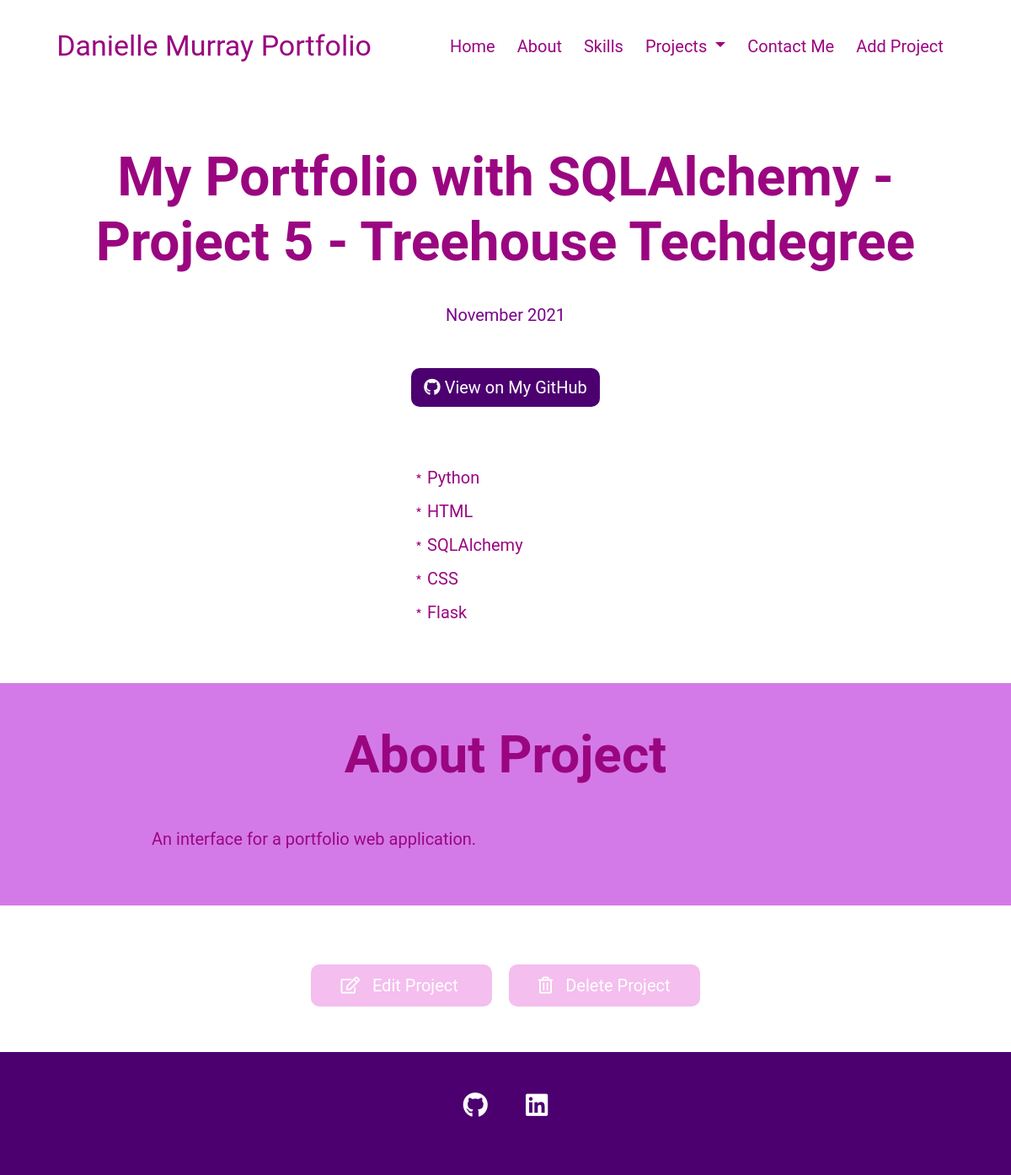
The page /projects/5 on the database its author committed.
### models.py (models this page shows, shortened)
class Project(db.Model):
    id = db.Column("Id", db.Integer, primary_key=True)
    title = db.Column("Title", db.String())
    date = db.Column("Date", db.Date)
    description = db.Column("Description", db.Text)
    skills = db.Column("Skills", db.Text)
    url = db.Column('GitHub Repo Link', db.Text)

### App.py (the view)
@app.route("/projects/<id>")
def projects_detail(id):
    projects = Project.query.all()
    project = Project.query.get_or_404(id)
    return render_template("detail.html", project=project, projects=projects)

### templates/detail.html (shortened to what this page needs)
{% extends "layout.html" %}
{% block content %}
        <section class="header">
            <h1>{{ project.title }}</h1>
            <p>{{ project.date.strftime('%B %Y') }}</p>
            <a href="{{ project.url }}" class="github-btn">
                <i class="fab fa-github"></i>
                View on  My GitHub
            </a>
            <ul class="project-skills">
                <div>
                    {% for skill in project.skills.split(',') %}
                    <li>{{ skill }}</li>
                    {% endfor %}
                </div>
            </ul>
        </section>
        <section id="project-desc">
            <h2>About Project</h2>
            <p>
                {{ project.description }}
            </p>
        </section>
        <section id="edit-delete">
            <a href="{{ url_for('edit_project', id=project.id) }}">
                <i class="fas fa-edit"></i>
                Edit Project
            </a>
            <a href="{{ url_for('delete_project', id=project.id) }}">
                <i class="far fa-trash-alt"></i>
                Delete Project
            </a>
        </section>
{% endblock %}

### static/CSS/styles.css (style rules this page uses)
:root { --primary-text: #9A0680; --secondary-text: #79018C; --primary: #4C0070; --secondary: #D47AE8; --accent: #F4BEEE; --white: #fff; }
* { font-family: 'Roboto', Arial, Times New Roman, sans-serif; color: var(--primary-text); }
p, li, a { font-size: 20px; }
h2 { font-size: 30px; font-weight: bold; }
body { overflow-x: hidden; }
.header { margin-left: 5%; margin-right: 5%; margin-top: 5rem; text-align: center; }
.header h1 { font-size: 32px; font-weight: bold; }
.header p { font-size: 20px; color: var(--secondary-text); }
.header .github-btn { display: inline-block; margin-top: 2rem; margin-bottom: 4rem; }
.header .project-skills { list-style: none; text-align: left; margin: auto; line-height: 40px; max-width: 250px; margin-bottom: 4rem; }
.header .project-skills li { position: relative; }
.header .project-skills li::before { content: '\FE61'; position: absolute; left: -20px; }
.github-btn { border-radius: 10px; background-color: var(--primary); padding: 8px 15px; color: var(--white); text-decoration: none; }
.github-btn i { color: var(--white); }
#project-desc { background-color: var(--secondary); position: relative; text-align: center; padding-right: 5%; padding-left: 5%; }
#project-desc h2 { padding-top: 3rem; margin-bottom: 3rem; }
#project-desc p { text-align: left; padding-bottom: 4rem; }
#edit-delete { padding-top: 4rem; padding-bottom: 4rem; text-align: center; }
#edit-delete a { background-color: var(--accent); border-radius: 10px; color: var(--white); padding: 13px 35px; text-decoration: none; }
#edit-delete a:first-of-type { margin-right: 20px; }
#edit-delete a i { color: var(--white); margin-right: 10px; font-weight: normal; }
@media (min-width: 992px) { h2 { font-size: 62px; } }
@media (min-width: 992px) { .header h1 { font-size: 64px; margin-bottom: 2rem; } }
@media (min-width: 992px) { #project-desc { padding-right: 15%; padding-left: 15%; } }

### rows shown on the page
Project: title "My Portfolio with SQLAlchemy - Project 5 - Treehouse Techdegree", description "An interface for a portfolio web application."

### other values the page prints
{{ project.date.strftime('%B %Y') }} "November 2021"
{{ skill }} "Python" "HTML" "SQLAlchemy" "CSS" "Flask"
